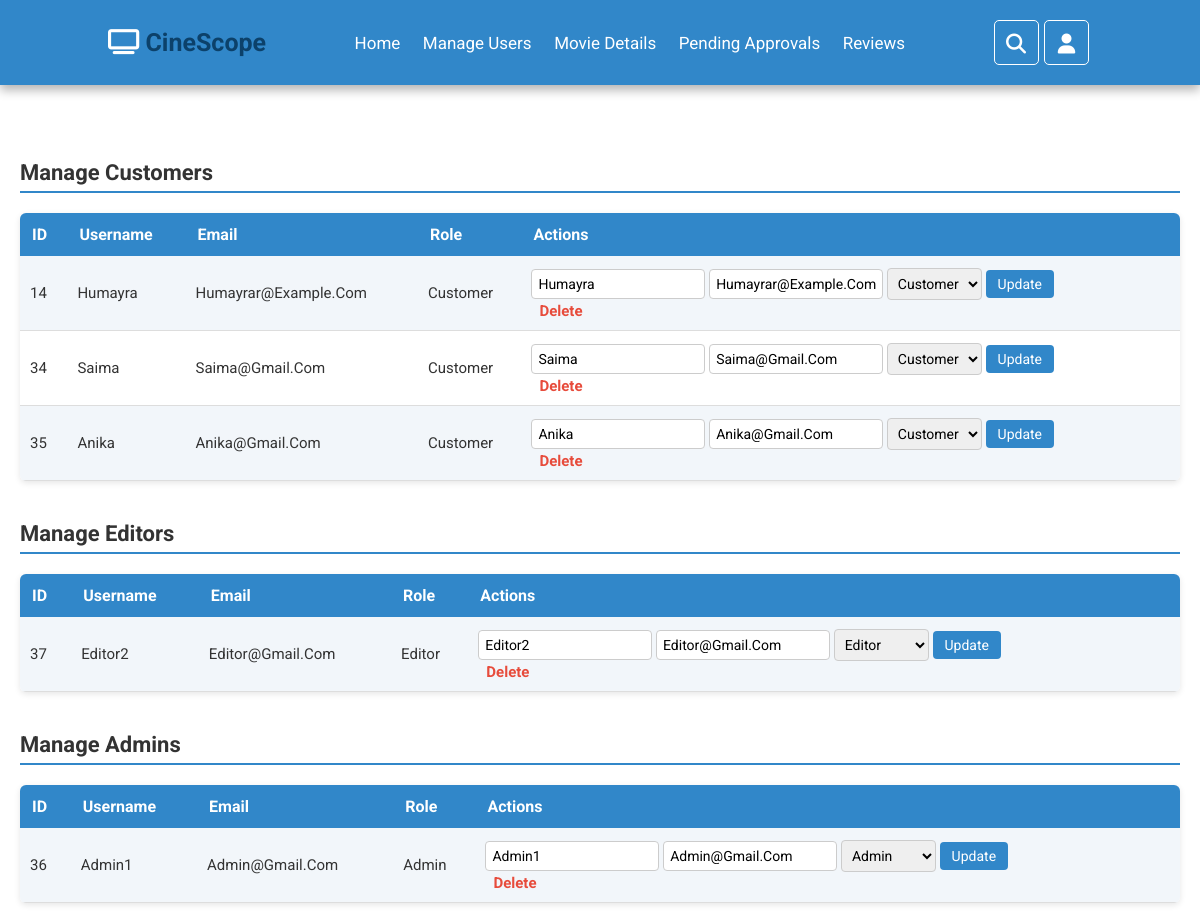
/manage_users.php (signed in), run on the app's committed database.
### tables this page shows
CREATE TABLE `users` (
  `id` int(11) NOT NULL,
  `username` varchar(50) DEFAULT NULL,
  `email` varchar(100) DEFAULT NULL,
  `password` varchar(255) NOT NULL,
  `role` enum('admin','editor','customer') NOT NULL,
  `profileimage` varchar(255) DEFAULT NULL
);

### manage_users.php (the view, shortened to what this page needs)
<?php
require 'config.php';
$search_keyword = isset($_GET['keyword']) ? esc($conn, $_GET['keyword']) : '';
$customers = $search_keyword != ''
    ? mysqli_query($conn,"SELECT * FROM users WHERE role='customer' AND username LIKE '%$search_keyword%'")
    : mysqli_query($conn,"SELECT * FROM users WHERE role='customer'");
$editors = $search_keyword != ''
    ? mysqli_query($conn,"SELECT * FROM users WHERE role='editor' AND username LIKE '%$search_keyword%'")
    : mysqli_query($conn,"SELECT * FROM users WHERE role='editor'");
$admins = $search_keyword != ''
    ? mysqli_query($conn,"SELECT * FROM users WHERE role='admin' AND username LIKE '%$search_keyword%'")
    : mysqli_query($conn,"SELECT * FROM users WHERE role='admin'");
?>
<!DOCTYPE html>
<html>
<head>
<link rel="stylesheet" href="css/manage_users.css">
<link rel="stylesheet" href="css/ad_header.css">
<link rel="stylesheet" href="https://cdnjs.cloudflare.com/ajax/libs/font-awesome/6.5.0/css/all.min.css">
</head>
<body>
<?php include 'ad_header.php'; ?>
<div class="container">
<h2>Manage Customers</h2>
<table>
<tr><th>ID</th><th>Username</th><th>Email</th><th>Role</th><th>Actions</th></tr>
<?php while($c=mysqli_fetch_assoc($customers)): ?>
<tr>
<td><?php echo $c['id'];?></td>
<td><?php echo htmlspecialchars($c['username']);?></td>
<td><?php echo htmlspecialchars($c['email']);?></td>
<td><?php echo htmlspecialchars($c['role']);?></td>
<td>
    <form class="inline-form" method="POST" action="">
        <input type="text" name="username" value="<?php echo htmlspecialchars($c['username']);?>" required>
        <input type="text" name="email" value="<?php echo htmlspecialchars($c['email']);?>" required>
        <select name="role">
            <option value="customer" <?php echo $c['role']=='customer'?'selected':'';?>>Customer</option>
        </select>
        <input type="submit" name="update_user" value="Update">
    </form>
    <a href="?del_user=<?php echo $c['id'];?>" onclick="return confirm('Are you sure to delete?')">Delete</a>
</td>
</tr>
<?php endwhile; ?>
</table>
<h2>Manage Editors</h2>
<table>
<tr><th>ID</th><th>Username</th><th>Email</th><th>Role</th><th>Actions</th></tr>
<?php while($e=mysqli_fetch_assoc($editors)): ?>
<tr>
<td><?php echo $e['id'];?></td>
<td><?php echo htmlspecialchars($e['username']);?></td>
<td><?php echo htmlspecialchars($e['email']);?></td>
<td><?php echo htmlspecialchars($e['role']);?></td>
<td>
    <form class="inline-form" method="POST" action="">
        <input type="text" name="username" value="<?php echo htmlspecialchars($e['username']);?>" required>
        <input type="text" name="email" value="<?php echo htmlspecialchars($e['email']);?>" required>
        <select name="role">
            <option value="editor" <?php echo $e['role']=='editor'?'selected':'';?>>Editor</option>
        </select>
        <input type="submit" name="update_user" value="Update">
    </form>
    <a href="?del_user=<?php echo $e['id'];?>" onclick="return confirm('Are you sure to delete?')">Delete</a>
</td>
</tr>
<?php endwhile; ?>
</table>
<h2>Manage Admins</h2>
<table>
<tr><th>ID</th><th>Username</th><th>Email</th><th>Role</th><th>Actions</th></tr>
<?php while($a=mysqli_fetch_assoc($admins)): ?>
<tr>
<td><?php echo $a['id'];?></td>
<td><?php echo htmlspecialchars($a['username']);?></td>
<td><?php echo htmlspecialchars($a['email']);?></td>
<td><?php echo htmlspecialchars($a['role']);?></td>
<td>
    <form class="inline-form" method="POST" action="">
        <input type="text" name="username" value="<?php echo htmlspecialchars($a['username']);?>" required>
        <input type="text" name="email" value="<?php echo htmlspecialchars($a['email']);?>" required>
        <select name="role">
            <option value="admin" <?php echo $a['role']=='admin'?'selected':'';?>>Admin</option>
        </select>
        <input type="submit" name="update_user" value="Update">
    </form>
    <a href="?del_user=<?php echo $a['id'];?>" onclick="return confirm('Are you sure to delete?')">Delete</a>
</td>
</tr>
<?php endwhile; ?>
</table>
</div>
</body>
</html>

### ad_header.php (shortened to what this page needs)
<!DOCTYPE html>
<html lang="en">
<head>
  <link rel="stylesheet" href="css/ad_header.css">
<link rel="stylesheet" href="https://cdnjs.cloudflare.com/ajax/libs/font-awesome/6.5.0/css/all.min.css">
</head>
<header class="header">
  <a href="#" class="logo">
    <i class="fa-solid fa-tv" style="color: #ffffff;"></i> CineScope
  </a>
  <nav class="navbar">
    <a href="admin_dashboard.php">Home</a>
    <a href="manage_users.php">Manage Users</a>
    <a href="movie_details.php">Movie Details</a>
    <a href="pending_movies.php">Pending Approvals</a>
    <a href="reviews.php">Reviews</a>
  </nav>
  <div class="icons">
    <div class="fa fa-search" id="search-btn"></div>
    <div class="fa fa-user" id="login-btn"></div>
  </div>
</header>

### css/manage_users.css (style rules this page uses)
body { font-family: Arial, sans-serif; margin: 0; padding: 0; background: #f8f9fa; }
.header .logo { color: #0c416a; }
.container { padding: 120px 20px 20px; max-width: 1200px; margin: 0 auto; }
h2 { margin-top: 40px; font-size: 22px; color: #333; border-bottom: 2px solid #3187c9; padding-bottom: 6px; }
table { border-collapse: collapse; width: 100%; margin-top: 20px; background: #fff; box-shadow: 0 2px 6px rgba(0,0,0,0.1); border-radius: 6px; overflow: hidden; font-size: 15px; }
table th { background: #3187c9; color: #fff; padding: 12px; text-align: left; font-size: 16px; }
table td { padding: 10px; border-bottom: 1px solid #ddd; color: #333; }
table tr:nth-child(even) { background: #f2f6fa; }
form.inline-form input[type=text], form.inline-form select { padding: 6px; font-size: 14px; margin: 2px 0; border: 1px solid #ccc; border-radius: 4px; }
form.inline-form input[type=submit] { padding: 6px 12px; font-size: 14px; background: #3187c9; color: #fff; border: none; border-radius: 4px; cursor: pointer; transition: background 0.3s; }
a { color: #3187c9; text-decoration: none; font-weight: normal; }
table a { color: #e74c3c; font-weight: bold; margin-left: 8px; transition: color 0.3s ease; }

### css/ad_header.css (style rules this page uses)
:root { --primary: #3187c9; --black: #0c416a; --light-color: #6c757d; --white:#ffffff; --accent: #f4b400; --background: #f8f9fa; --box-shadow: 0 .5rem 1rem rgba(0, 0, 0, .3); --border: .2rem solid rgba(0, 0, 0, .1); --outline: .1rem solid rgba(49, 135, 201, .3); }
.header .logo { color: #0c416a; }
* { font-family: "Roboto", sans-serif; margin:0; padding:0; box-sizing:border-box; outline:none; border:none; text-decoration:none; text-transform:capitalize; transition:all .2s linear; }
html { font-size:62.5%; overflow-x:hidden; scroll-behavior:smooth; scroll-padding-top:7rem; }
body { background:white; }
.header { border: 0px solid; position:fixed; top:0; left:0; right:0; display:flex; align-items:center; justify-content:space-between; padding: 2rem 9%; background:#3187c9; box-shadow:var(--box-shadow); }
.header .logo { font-size:2.5rem; font-weight:bolder; }
.header .navbar a { font-size:1.7rem; margin:0 1rem; color:var(--white); }
.header .icons div { border:1px solid; height:4.5rem; width:4.5rem; line-height:4.5rem; border-radius:.5rem; font-size:2rem; margin-right:.3rem; text-align:center; color:var(--white); cursor:pointer; }

### data on the page
users: id "14", username "Humayra", email "Humayrar@example.com", role "Customer", username "humayra", email "humayrar@example.com"
users: id "34", username "Saima", email "Saima@gmail.com", role "Customer", username "saima", email "saima@gmail.com"
users: id "35", username "Anika", email "Anika@gmail.com", role "Customer", username "anika", email "anika@gmail.com"
users: id "37", username "Editor2", email "Editor@gmail.com", role "Editor", username "editor2", email "editor@gmail.com"
users: id "36", username "Admin1", email "Admin@gmail.com", role "Admin", username "admin1", email "admin@gmail.com"
